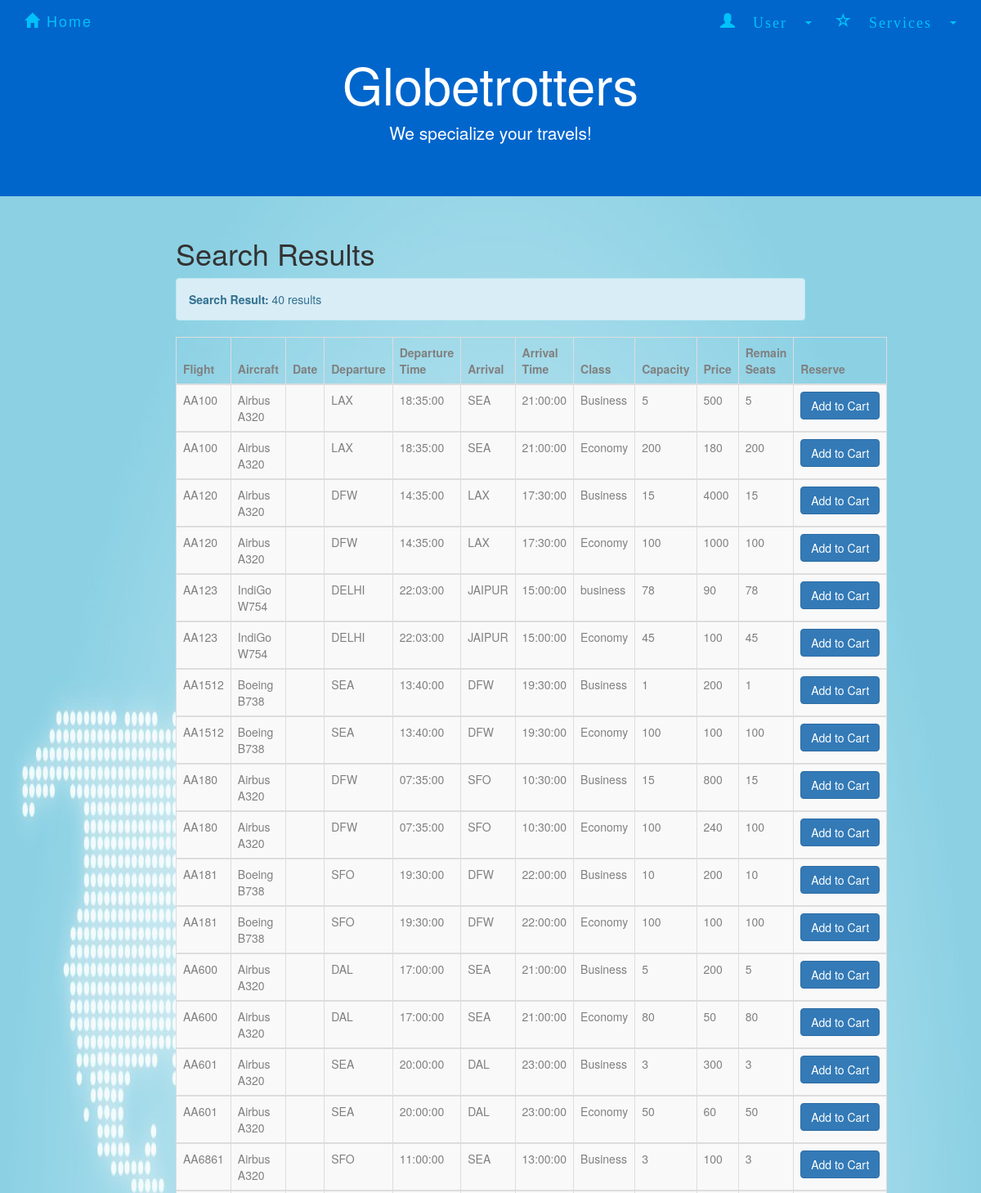
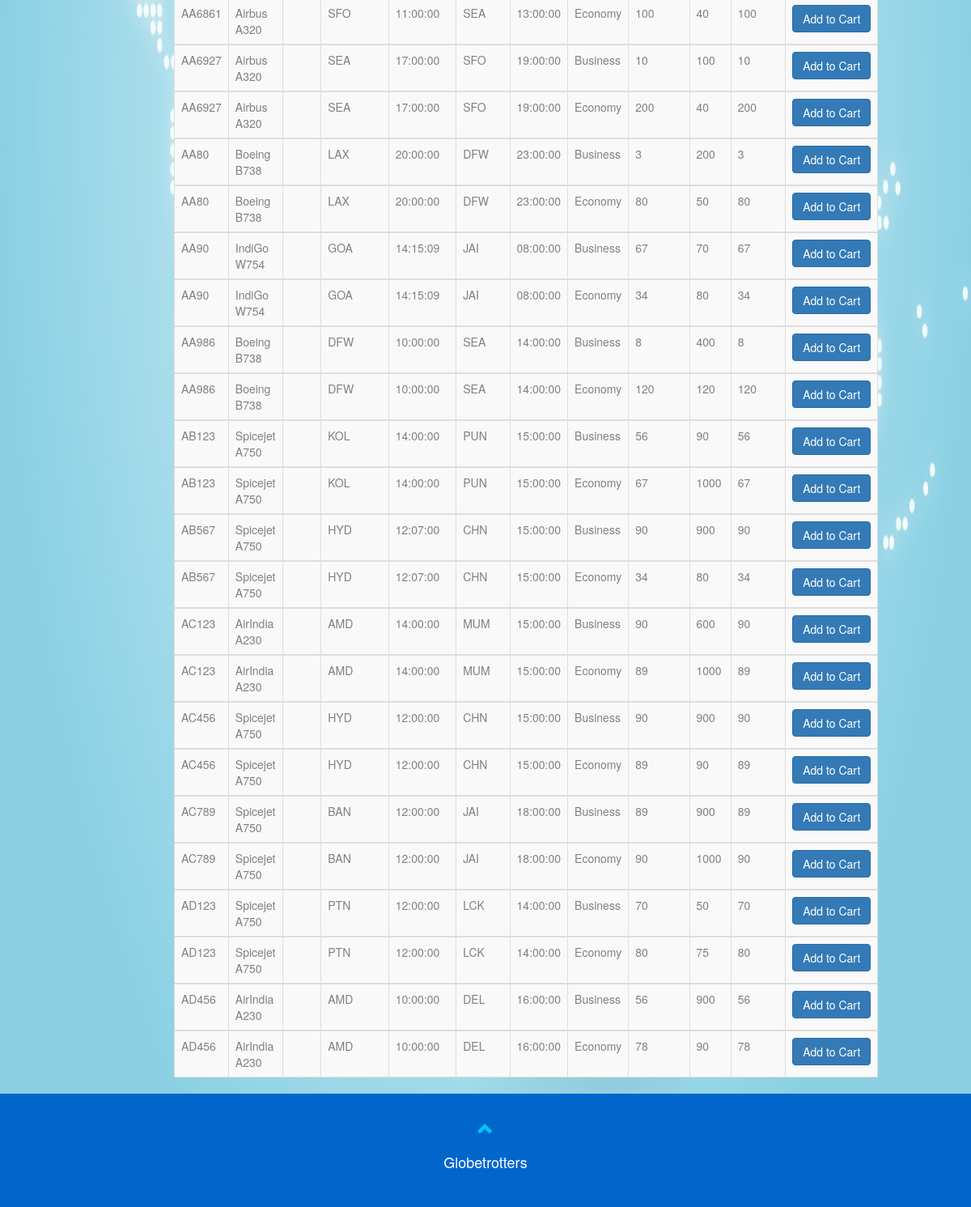
The app's page /SearchResultAll.php with its own data (2 pictures, top to bottom).
### tables this page shows
CREATE TABLE `flight` (
  `number` varchar(20) NOT NULL,
  `airplane_id` varchar(10) NOT NULL,
  `departure` varchar(10) NOT NULL,
  `d_time` time NOT NULL,
  `arrival` varchar(10) NOT NULL,
  `a_time` time NOT NULL
);

CREATE TABLE `class` (
  `number` varchar(10) NOT NULL,
  `name` varchar(20) NOT NULL,
  `capacity` int(11) NOT NULL,
  `price` float NOT NULL
);

CREATE TABLE `airplane` (
  `ID` varchar(10) NOT NULL,
  `type` varchar(10) NOT NULL,
  `company` varchar(20) NOT NULL
);

### SearchResultAll.php (the view, shortened to what this page needs)
<!DOCTYPE html>
<html>
<html lang="en">
<head>
    <link rel="stylesheet" href="http://maxcdn.bootstrapcdn.com/bootstrap/3.3.5/css/bootstrap.min.css">
    <link rel="stylesheet" href="forcompany.css">
    <link rel="stylesheet" href="homepage.css">
    <link rel="stylesheet" href="AdminSignin.css">
  <link rel="stylesheet" type="text/css" href="Search.css">
 </head>
<body>
<nav class="navbar navbar-default navbar-fixed-top">
        <div class="container">
            <div class="navbar-header">
                <a class="navbar-brand" href="front.html"><span class="glyphicon glyphicon-home"></span> Home</a>
            </div>
            <div class="collapse navbar-collapse" id="myNavbar">
                <ul class="nav navbar-nav navbar-right">
                    <li class="dropdown" id = "new">
                        <a class="dropdown-toggle" data-toggle="dropdown" href="#"><span class="glyphicon glyphicon-user"> User&nbsp;</span><span class="caret"></span>
                        </a>
                          </li>
                        </ul>
					<li class="dropdown" id = "new">
						<a class="dropdown-toggle" data-toggle="dropdown" href="#"><span class="glyphicon glyphicon-star-empty"> Services&nbsp;</span><span class="caret"></span>
						</a>
					</li>
            </div>
        </div>
    </nav>
<div class="jumbotron text-center">
        <h1>Globetrotters</h1>
        <p>We specialize your travels!</p>
</div>
<div class="container-fluid text-center">
  <div class="row content">
    <div class="col-sm-2 sidenav">
    </div>
    <div class="col-sm-8 text-left">
      <h1>Search Results</h1>
<?php
include_once 'dbconnect2.php';
$selectdate = $_POST["selectdate"];
global $sql, $availableNumber;
    $sql = "SELECT *
            FROM flight FL,  class C, airplane AP
            WHERE (FL.number = C.number) AND (FL.airplane_id = AP.ID)
            ORDER BY FL.number";
$result = mysqli_query($con,$sql);
$rowcount = mysqli_num_rows($result);
if($rowcount == 0){
    echo "<div class='alert alert-info'><strong>Search Result: </strong>".$rowcount." result</div>";
}
else{
echo "<div class='alert alert-info'><strong>Search Result: </strong>".$rowcount." results</div>";
echo "<table class='table table-bordered table-striped table-hover'>
      <thead>
      <tr>
        <th>Flight</th>
        <th>Aircraft</th>
        <th>Date</th>
        <th>Departure</th>
        <th>Departure Time</th>
        <th>Arrival</th>
        <th>Arrival Time</th>
        <th>Class</th>
        <th>Capacity</th>
        <th>Price</th>
        <th>Remain Seats</th>
        <th>Reserve</th>
      </tr>
      </thead>";
while($row = mysqli_fetch_array($result)) {
    echo "<tbody><tr>";
    echo "<td>" . $row['number'] . "</td>";
    echo "<td>" . $row['company']." ".$row['type']. "</td>";
    echo "<td>" . $selectdate . "</td>";
    echo "<td>" . $row['departure'] . "</td>";
    echo "<td>" . $row['d_time'] . "</td>";
    echo "<td>" . $row['arrival'] . "</td>";
    echo "<td>" . $row['a_time'] . "</td>";
    echo "<td>" . $row['name'] . "</td>";
    echo "<td>" . $row['capacity'] . "</td>";
    echo "<td>" . $row['price'] . "</td>";
        $seatreserved = "SELECT flightno, classtype, COUNT(*)
                    FROM book B
                    WHERE B.date = '".$selectdate."' AND B.flightno = '".$row['number']."'AND B.classtype ='".$row['name']."' AND paid=1
                    GROUP BY flightno, classtype";
        $reserved = mysqli_query($con, $seatreserved);
        $reservedNumber = mysqli_fetch_array($reserved);
        $capacity = mysqli_query($con, "SELECT capacity FROM class C WHERE C.number='".$row['number']."' AND C.name= '".$row['name']."'");
        $capacityNumber = mysqli_fetch_array($capacity);
        if(mysqli_num_rows($reserved)>0){
            $availableNumber = $capacityNumber['capacity'] - $reservedNumber['COUNT(*)'];
        }else{
            $availableNumber = $capacityNumber['capacity'];
        }
        echo "<td>".$availableNumber."</td>";
    if($availableNumber>0){
    echo '<td>
        <form action="shoppingcart.php" method="post">
        <input type="hidden" name="flightno" value="'.$row['number'].'">
        <input type="hidden" name="classtype" value="'.$row['name'].'">
        <input type="hidden" name="price" value="'.$row['price'].'">
        <input type="hidden" name="date" value="'.$selectdate.'">
        <input type="hidden" name="type" value="all">
        <button type="submit" class="btn btn-primary">Add to Cart</button>
        </form>
        </td>';
    }else{
        echo "<td><button type='button' class='btn btn-warning' onclick='myFunction()'>Not Available</button></td>";
    }
    echo "</tr>";
}
echo " </tbody></table>";
}
?>
    </div>
  </div>
</div>
<footer class="container-fluid text-center">
        <a href="#signUpPage" title="To Top">
            <span class="glyphicon glyphicon-chevron-up"></span>
        </a>
        <p>Globetrotters</p>
</footer>
</body>
</html>

### forcompany.css (style rules this page uses)
.jumbotron { background-color: #0066cc; color: #ffffff; }
.navbar { margin-bottom: 0; background-color: #0066cc; border: 0; font-size: 18px !important; letter-spacing: 2px; opacity: 0.9; }
.navbar li a, .navbar .navbar-brand { color: #00ccff !important; }
footer { background-color: #0066cc; color: #fff; padding: 32px; font-size: 18px; }
footer .glyphicon { font-size: 20px; margin-bottom: 20px; color: #00ccff; opacity: 0.9; }

### homepage.css (style rules this page uses)
body { background-image: url(main.jpg); background-repeat: no-repeat; background-attachment: fixed; background-size: 100% 100%; }

### AdminSignin.css (style rules this page uses)
th { width: 50px; height: 10px; color: gray; }
td { color: gray; }
body { background-image: url(main.jpg); background-repeat: no-repeat; background-attachment: fixed; background-size: 100% 100%; }

### Search.css (style rules this page uses)
.jumbotron { background-color: #0066cc; color: #ffffff; }
.navbar { margin-bottom: 0; background-color: #0066cc; border: 0; font-size: 18px !important; letter-spacing: 2px; opacity: 0.9; }
.navbar li a, .navbar .navbar-brand { color: #00ccff !important; }
footer { background-color: #0066cc; color: #fff; padding: 32px; font-size: 18px; }
footer .glyphicon { font-size: 20px; margin-bottom: 20px; color: #00ccff; opacity: 0.9; }

### records on screen
flight: class.number "AA100", airplane.company "Airbus", airplane.type "A320", departure "LAX", d_time "18:35:00", arrival "SEA", a_time "21:00:00", class.name "Business", class.capacity "5", class.price "500", class.name "Economy", class.capacity "200", class.price "180"
flight: class.number "AA120", airplane.company "Airbus", airplane.type "A320", departure "DFW", d_time "14:35:00", arrival "LAX", a_time "17:30:00", class.name "Business", class.capacity "15", class.price "4000", class.name "Economy", class.capacity "100", class.price "1000"
flight: class.number "AA123", airplane.company "IndiGo", airplane.type "W754", departure "DELHI", d_time "22:03:00", arrival "JAIPUR", a_time "15:00:00", class.name "business", class.capacity "78", class.price "90", class.name "Economy", class.capacity "45", class.price "100"
flight: class.number "AA1512", airplane.company "Boeing", airplane.type "B738", departure "SEA", d_time "13:40:00", arrival "DFW", a_time "19:30:00", class.name "Business", class.capacity "1", class.price "200", class.name "Economy", class.capacity "100", class.price "100"
flight: class.number "AA180", airplane.company "Airbus", airplane.type "A320", departure "DFW", d_time "07:35:00", arrival "SFO", a_time "10:30:00", class.name "Business", class.capacity "15", class.price "800", class.name "Economy", class.capacity "100", class.price "240"
flight: class.number "AA181", airplane.company "Boeing", airplane.type "B738", departure "SFO", d_time "19:30:00", arrival "DFW", a_time "22:00:00", class.name "Business", class.capacity "10", class.price "200", class.name "Economy", class.capacity "100", class.price "100"
flight: class.number "AA600", airplane.company "Airbus", airplane.type "A320", departure "DAL", d_time "17:00:00", arrival "SEA", a_time "21:00:00", class.name "Business", class.capacity "5", class.price "200", class.name "Economy", class.capacity "80", class.price "50"
flight: class.number "AA601", airplane.company "Airbus", airplane.type "A320", departure "SEA", d_time "20:00:00", arrival "DAL", a_time "23:00:00", class.name "Business", class.capacity "3", class.price "300", class.name "Economy", class.capacity "50", class.price "60"
flight: class.number "AA6861", airplane.company "Airbus", airplane.type "A320", departure "SFO", d_time "11:00:00", arrival "SEA", a_time "13:00:00", class.name "Business", class.capacity "3", class.price "100", class.name "Economy", class.capacity "100", class.price "40"
flight: class.number "AA6927", airplane.company "Airbus", airplane.type "A320", departure "SEA", d_time "17:00:00", arrival "SFO", a_time "19:00:00", class.name "Business", class.capacity "10", class.price "100", class.name "Economy", class.capacity "200", class.price "40"
flight: class.number "AA80", airplane.company "Boeing", airplane.type "B738", departure "LAX", d_time "20:00:00", arrival "DFW", a_time "23:00:00", class.name "Business", class.capacity "3", class.price "200", class.name "Economy", class.capacity "80", class.price "50"
flight: class.number "AA90", airplane.company "IndiGo", airplane.type "W754", departure "GOA", d_time "14:15:09", arrival "JAI", a_time "08:00:00", class.name "Business", class.capacity "67", class.price "70", class.name "Economy", class.capacity "34", class.price "80"
flight: class.number "AA986", airplane.company "Boeing", airplane.type "B738", departure "DFW", d_time "10:00:00", arrival "SEA", a_time "14:00:00", class.name "Business", class.capacity "8", class.price "400", class.name "Economy", class.capacity "120", class.price "120"
flight: class.number "AB123", airplane.company "Spicejet", airplane.type "A750", departure "KOL", d_time "14:00:00", arrival "PUN", a_time "15:00:00", class.name "Business", class.capacity "56", class.price "90", class.name "Economy", class.capacity "67", class.price "1000"
flight: class.number "AB567", airplane.company "Spicejet", airplane.type "A750", departure "HYD", d_time "12:07:00", arrival "CHN", a_time "15:00:00", class.name "Business", class.capacity "90", class.price "900", class.name "Economy", class.capacity "34", class.price "80"
flight: class.number "AC123", airplane.company "AirIndia", airplane.type "A230", departure "AMD", d_time "14:00:00", arrival "MUM", a_time "15:00:00", class.name "Business", class.capacity "90", class.price "600", class.name "Economy", class.capacity "89", class.price "1000"
flight: class.number "AC456", airplane.company "Spicejet", airplane.type "A750", departure "HYD", d_time "12:00:00", arrival "CHN", a_time "15:00:00", class.name "Business", class.capacity "90", class.price "900", class.name "Economy", class.capacity "89", class.price "90"
flight: class.number "AC789", airplane.company "Spicejet", airplane.type "A750", departure "BAN", d_time "12:00:00", arrival "JAI", a_time "18:00:00", class.name "Business", class.capacity "89", class.price "900", class.name "Economy", class.capacity "90", class.price "1000"
flight: class.number "AD123", airplane.company "Spicejet", airplane.type "A750", departure "PTN", d_time "12:00:00", arrival "LCK", a_time "14:00:00", class.name "Business", class.capacity "70", class.price "50", class.name "Economy", class.capacity "80", class.price "75"
flight: class.number "AD456", airplane.company "AirIndia", airplane.type "A230", departure "AMD", d_time "10:00:00", arrival "DEL", a_time "16:00:00", class.name "Business", class.capacity "56", class.price "900", class.name "Economy", class.capacity "78", class.price "90"

### other values on screen
$rowcount "40"
